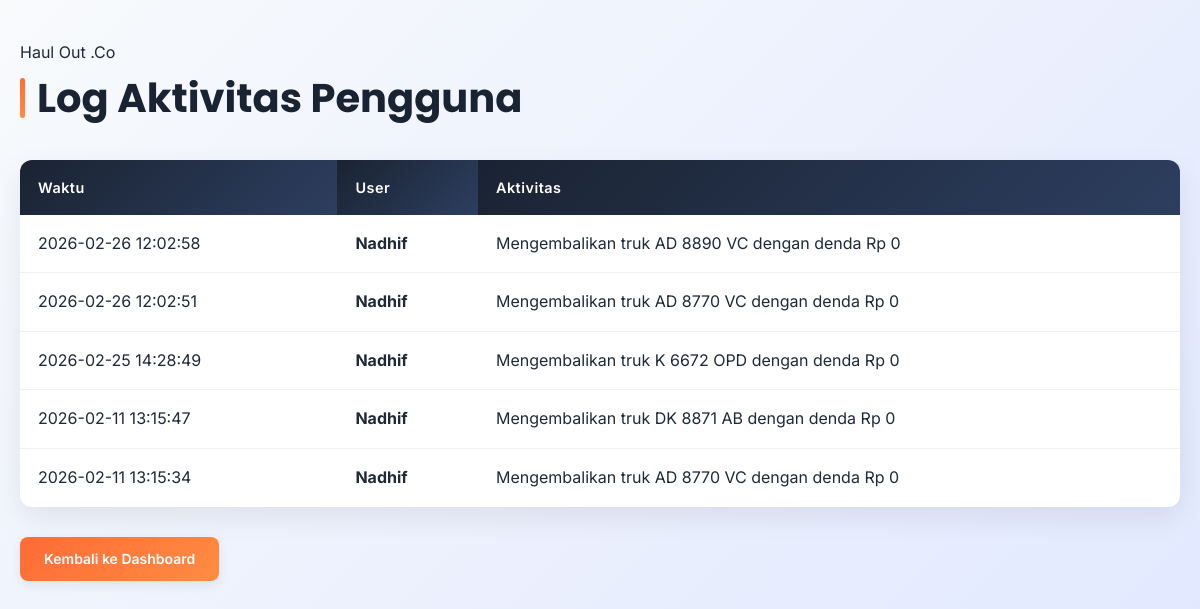
Page /admin/log_aktivitas.php (signed in) on the committed database.
### tables this page shows
CREATE TABLE `log_aktivitas` (
  `id_log` int(11) NOT NULL,
  `id_user` int(11) DEFAULT NULL,
  `aktivitas` text DEFAULT NULL,
  `waktu` datetime DEFAULT current_timestamp()
);

CREATE TABLE `users` (
  `id_user` int(11) NOT NULL,
  `username` varchar(50) DEFAULT NULL,
  `password` varchar(255) DEFAULT NULL,
  `role` enum('Admin','Petugas','Peminjam') DEFAULT NULL
);

### admin/log_aktivitas.php (the view, shortened to what this page needs)
<?php
include '../config/db.php';
$query = "SELECT l.*, u.username FROM log_aktivitas l
          JOIN users u ON l.id_user = u.id_user
          ORDER BY l.waktu DESC";
$result = mysqli_query($conn, $query);
?>
<!DOCTYPE html>
<html>
<head>
    <link rel="stylesheet" href="../config/style.css">
</head>
<body>
<div class="container">
    <p>Haul Out .Co</p>
    <h2>Log Aktivitas Pengguna</h2>
    <table style="margin-top: 20px;">
        <thead>
            <tr>
                <th>Waktu</th>
                <th>User</th>
                <th>Aktivitas</th>
            </tr>
        </thead>
        <tbody>
            <?php while($row = mysqli_fetch_assoc($result)): ?>
            <tr>
                <td><?= $row['waktu'] ?></td>
                <td><strong><?= $row['username'] ?></strong></td>
                <td><?= $row['aktivitas'] ?></td>
            </tr>
            <?php endwhile; ?>
        </tbody>
    </table>
    <a href="dashboard.php" class="btn btn-tambah">Kembali ke Dashboard</a>
</div>
</body>
</html>

### config/style.css (style rules this page uses)
:root { --primary-color: #1a2332; --primary-color-dark: #0f1419; --primary-color-light: #2d3e5f; --secondary-color: #ff8c42; --accent-color: #ff6b35; --success-color: #10b981; --danger-color: #ef4444; --warning-color: #f59e0b; --light-bg: #f8fafc; --white: #ffffff; --text-dark: #1f2937; --gray-300: #d1d5db; --gray-500: #6b7280; }
* { margin: 0; padding: 0; box-sizing: border-box; }
body { font-family: 'Inter', -apple-system, sans-serif; background: linear-gradient(135deg, #f8fafc 0%, #e0e7ff 100%); color: var(--text-dark); line-height: 1.6; padding: 0; min-height: 100vh; }
.container { max-width: 1200px; margin: 0 auto; padding: 40px 20px; }
h1, h2, h3 { font-family: 'Poppins', sans-serif; font-weight: 700; }
h2 { margin-bottom: 30px; color: var(--primary-color); font-size: 2.5rem; position: relative; display: flex; align-items: center; gap: 12px; }
h2::before { content: ''; width: 5px; height: 40px; background: linear-gradient(180deg, var(--accent-color), var(--secondary-color)); border-radius: 3px; }
table { width: 100%; border-collapse: collapse; margin: 30px 0; background: var(--white); border-radius: 12px; overflow: hidden; box-shadow: 0 10px 30px rgba(0,0,0,0.08); }
table th, table td { padding: 16px 18px; text-align: left; border: none; }
table th { background: linear-gradient(135deg, var(--primary-color), var(--primary-color-light)); color: var(--white); font-size: 0.9em; letter-spacing: 0.5px; font-weight: 600; }
table tr { border-bottom: 1px solid #f0f0f0; transition: background 0.2s; }
table tr:last-child { border-bottom: none; }
.btn { padding: 11px 24px; border-radius: 8px; text-decoration: none; font-size: 14px; font-weight: 600; display: inline-block; cursor: pointer; border: none; transition: all 0.3s ease; text-align: center; box-shadow: 0 4px 12px rgba(0,0,0,0.08); }
.btn-tambah { background: linear-gradient(135deg, var(--accent-color), var(--secondary-color)); color: white; }

### rows in the picture
log_aktivitas: waktu "2026-02-26 12:02:58", id_user.username "Nadhif", aktivitas "Mengembalikan truk AD 8890 VC dengan denda Rp 0"
log_aktivitas: waktu "2026-02-26 12:02:51", id_user.username "Nadhif", aktivitas "Mengembalikan truk AD 8770 VC dengan denda Rp 0"
log_aktivitas: waktu "2026-02-25 14:28:49", id_user.username "Nadhif", aktivitas "Mengembalikan truk K 6672 OPD dengan denda Rp 0"
log_aktivitas: waktu "2026-02-11 13:15:47", id_user.username "Nadhif", aktivitas "Mengembalikan truk DK 8871 AB dengan denda Rp 0"
log_aktivitas: waktu "2026-02-11 13:15:34", id_user.username "Nadhif", aktivitas "Mengembalikan truk AD 8770 VC dengan denda Rp 0"
